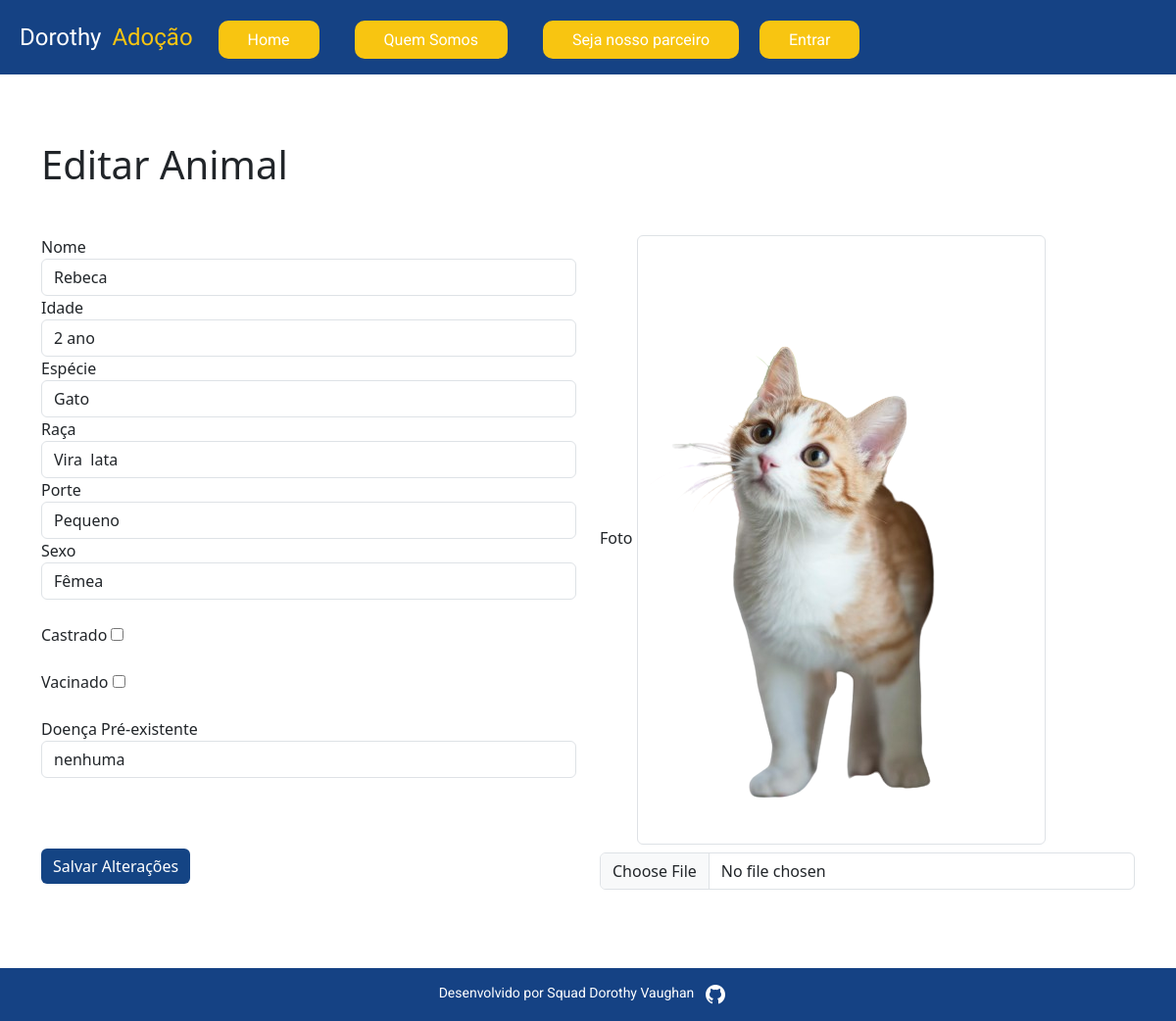
/editar_animal/1f8cfcfd-76e6-4533-9762-3348aeb29ed4/ (signed in), run on an earlier commit of the app's database.
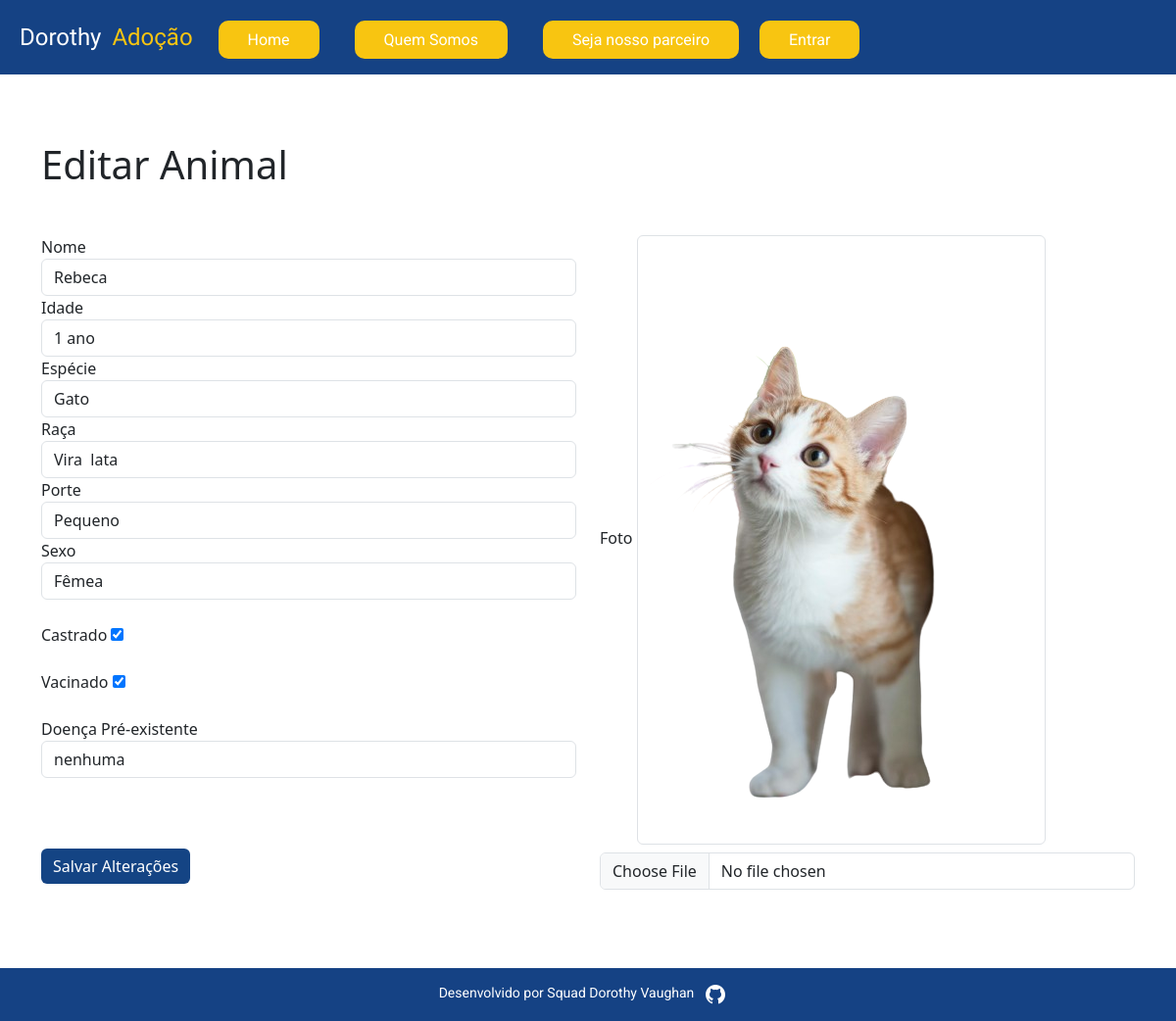
And on a later commit of the database.
### cadastro_animal/models.py (models this page shows, shortened)
class Animal(models.Model):
    id = models.CharField(max_length=10, primary_key=True ,editable=False)
    nome = models.CharField(max_length=50)
    idade = models.CharField(max_length=20)
    foto = models.ImageField()
    especie_choices = [
        ('cachorro', 'Cachorro'),
        ('gato', 'Gato'),
    ]
    especie = models.CharField(max_length=10, null=True ,choices=especie_choices)
    raca = models.CharField(max_length=20, null=True )
    porte = models.CharField(max_length=10, null=True )
    sexo_choices = [
        ('macho', 'Macho'),
        ('femea', 'Femea'),
    ]
    sexo = models.CharField(max_length=10, choices=sexo_choices, null=True )
    castrado = models.BooleanField(default=False)
    vacinado = models.BooleanField(default=False)
    doencas_existentes = models.TextField(blank=True) #Pode ser deixado em branco
    adotado = models.BooleanField(default=False)
    data = models.DateTimeField(default=datetime.now)
    class Meta: # Alterando o nome das bases dentro do admin
        verbose_name = 'Cadastro de animais' # Nome do formulario'

### usuarios/views.py (the view)
# urls.py: path('editar_animal/<uuid:animal_id>/',editar_animal,name='editar_animal')
def editar_animal(request, animal_id):
    if request.user.is_authenticated:
        animal = get_object_or_404(Animal, id=animal_id)
    if request.method == 'POST':
        form = AnimalForm(request.POST, request.FILES, instance=animal)
        if form.is_valid():
            form.save()
            logger.info('Formulário válido. Salvando alterações.')
            return redirect('pagina_apos_login')
        else:
            logger.error('Formulário inválido: %s', form.errors)
    else:
        form = AnimalForm(instance=animal)
    return render(request, 'editar_animal.html', {'form': form})

### cadastro_animal/forms.py
class AnimalForm(forms.ModelForm):
    class Meta:
        model = Animal
        exclude = ['id','data', 'adotado']

### usuarios/templates/editar_animal.html (shortened to what this page needs)
{% extends 'base.html' %}
{% load static %}
{% block content %}
    <div class="container">
        <h1 class="mt-5 mb-5">Editar Animal</h1>
        <form method="POST" enctype="multipart/form-data" class="row">
            <div class="col-md-6">
                <div class="form-group">
                    <label for="id_nome">Nome</label>
                    <input type="text" class="form-control" id="id_nome" name="nome" value="{{ form.instance.nome }}">
                </div>
                <div class="form-group">
                    <label for="id_idade">Idade</label>
                    <input type="text" class="form-control" id="id_idade" name="idade" value="{{ form.instance.idade }}">
                </div>
                <div class="form-group">
                    <label for="id_especie">Espécie</label>
                    <select class="form-control" id="id_especie" name="especie">
                        {% for especie in form.fields.especie.choices %}
                            <option value="{{ especie.0 }}" {% if especie.0 == form.instance.especie %} selected {% endif %}>{{ especie.1 }}</option>
                        {% endfor %}
                    </select>
                </div>
                <div class="form-group">
                    <label for="id_raca">Raça</label>
                    <input type="text" class="form-control" id="id_raca" name="raca" value="{{ form.instance.raca }}">
                </div>
                <div class="form-group">
                    <label for="id_porte">Porte</label>
                    <select class="form-control" id="id_porte" name="porte">
                        <option value="P" {% if form.instance.porte == 'P' %} selected {% endif %}>Pequeno</option>
                    </select>
                </div>
                <div class="form-group">
                    <label for="id_sexo">Sexo</label>
                    <select class="form-control" id="id_sexo" name="sexo">
                        <option value="femea" {% if form.instance.sexo == 'femea' %} selected {% endif %}>Fêmea</option>
                    </select>
                </div>
                <br>
                <div class="form-group">
                    <label for="id_castrado">Castrado</label>
                    <input type="checkbox" id="id_castrado" name="castrado" {% if form.instance.castrado %} checked {% endif %}>
                </div>
                <br>
                <div class="form-group">
                    <label for="id_vacinado">Vacinado</label>
                    <input type="checkbox" id="id_vacinado" name="vacinado" {% if form.instance.vacinado %} checked {% endif %}>
                </div>
                <br>
                <div class="form-group">
                    <label for="id_doencas_existentes">Doença Pré-existente</label>
                    <input type="text" class="form-control" id="id_doencas_existentes" name="doencas_existentes" value="{{ form.instance.doencas_existentes }}">
                </div>
                <br>
                <br>
                <br>
                <div class="form-group">
                    <button type="submit" class="btn btn-primary">Salvar Alterações</button>
                </div>
            </div>
            <div class="col-md-6">
                <div class="form-group">
                    <label for="id_foto">Foto</label>
                    {% if form.instance.foto %}
                        <img src="{{ form.instance.foto.url }}" class="img-thumbnail" alt="Foto do animal">
                    {% endif %}
                    <input type="file" class="form-control mt-2" id="id_foto" name="foto">
                </div>
            </div>
        </form>
    </div>
{% endblock %}

What changed in the data, as far as the page shows it:
changed Animal "Rebeca": idade "2 ano" → "1 ano"; castrado "☐" → "☑"; vacinado "☐" → "☑"
